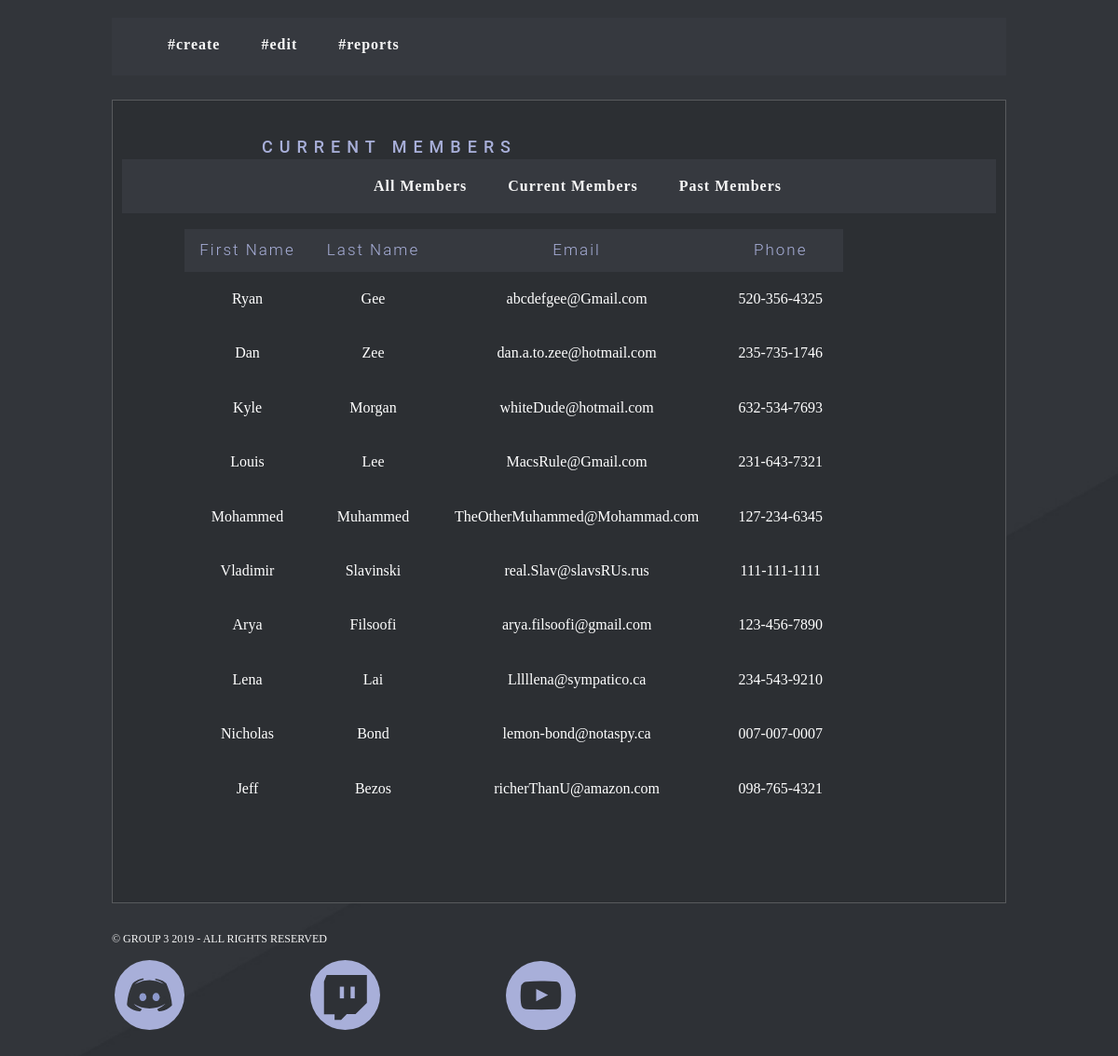
/view_currentMember.php, run on the app's committed database.
### tables this page shows
CREATE TABLE User (
  UserID INT(8) UNSIGNED NOT NULL AUTO_INCREMENT,
  UserName VARCHAR(24) NOT NULL,
  FirstName VARCHAR(24),
  MiddleName VARCHAR(24),
  LastName VARCHAR(24),
  StartDate DATE NOT NULL,
  ActiveStatus TINYINT(1) NOT NULL,
  PayStatus TINYINT(1) NOT NULL,
  Email VARCHAR(64),
  Phone VARCHAR(13),
  ChatStatus TINYINT(1) NOT NULL,
  DiscordTag VARCHAR(64),
  PRIMARY KEY (UserID)
);

### view_currentMember.php (the view)
<?php
	require 'head.php';
?>
<h1>Current Members</h1>
 <nav>
	 <ul>
		 <li><a href="view_currentMember.php?ActiveStatus=All">All Members</a></li>
		 <li><a href="view_currentMember.php?ActiveStatus=True">Current Members</a></li>
		 <li><a href="view_currentMember.php?ActiveStatus=False">Past Members</a></li>
	 </ul>
 </nav>
 <table>
	<th>First Name</th>
	<th>Last Name</th>
	<th>Email</th>
	<th>Phone</th>
<?php
	$where = $_GET['ActiveStatus'];
	if ($where == 'True'){
		$sql = "SELECT FirstName, LastName, Email, Phone FROM User WHERE ActiveStatus = '1' ORDER BY UserID";
	}else if($where == 'False'){
		$sql = "SELECT FirstName, LastName, Email, Phone FROM User WHERE ActiveStatus = '0' ORDER BY UserID";
	}else{
		$sql = "SELECT FirstName, LastName, Email, Phone
		FROM User ORDER BY ActiveStatus";
	}
	$result = mysqli_query($conn, $sql);
	foreach ($result as $row) {
			$FirstName = $row['FirstName'];
			$LastName = $row['LastName'];
			$Email = $row['Email'];
			$Phone = $row['Phone'];
			echo '
			<tr>
				<td>' . $FirstName . '</td>
				<td>' . $LastName . '</td>
				<td>' . $Email . '</td>
				<td>' . $Phone . '</td>
			</tr>';
		}
?>
</table>
<?php require 'footer.php'; ?>

### head.php (shortened to what this page needs)
<!DOCTYPE html>
<html lang="en">
<head>
	<link rel="stylesheet" href="https://use.fontawesome.com/releases/v5.8.1/css/all.css">
	<link rel="stylesheet" href="css/normalize.css">
	<link rel="stylesheet" href="css/main.css">
</head>
<body>
<header>
  <nav>
    <ul>
      <li><a class="border-link" href="http://localhost/CyberGrizzlies/CyberGrizzlies/landing.html">#create</a></li>
      <li><a class="border-link" href="update.php">#edit</a></li>
      <li><a class="border-link" href="#">#reports</a></li>
    </ul>
  </nav>
</header>
<main>

### footer.php
		</main>
		<footer>
			<p>&#xa9 group 3 2019 - all rights reserved</p>
			<ul>
				<li><a href="#"><img src="images/discord.svg" alt="discord icon" class="footer-icon" ></li>
				<li><a href="#"><img src="images/twitch.svg" alt="twitch icon" class="footer-icon" ></li>
				<li><a href="#"><img src="images/youtube.svg" alt="youtube icon" class="footer-icon" ></li>
			</ul>
		</footer>
	</body>
</html>

### css/main.css (style rules this page uses)
body { background-image: url(../images/wallpaper.jpg); background-repeat: no-repeat; background-attachment: fixed; background-size: cover; font-size: 100%; max-width: 1500px; margin: 0 auto; scroll-behavior: smooth; display: grid; grid-template-areas: "a a a a a a" "b b b b b b" "c c c c c c"; grid-template-rows: auto; grid-template-columns: 1fr 1fr 1fr 1fr 1fr 1fr; grid-row-gap: 10px; grid-column-gap: 10px; height: auto; margin: 4% auto; width: 960px; }
header { grid-area: a; padding: 3% auto; height: 20%; text-align: left; }
nav ul { display: block; position: static; width: auto; border: none; margin-top: -3%; background: #36393f; }
nav li { display: inline-block; padding: 20px; }
nav ul a { font-weight: 700; letter-spacing: 1px; text-decoration: none; color: #f6f6f6; }
.border-link::after { content: ''; display: block; width: 0; height: 3px; background: #f6f6f6; transition: width .4s; }
h1 { font-family: 'Roboto', sans-serif; font-weight: 500; letter-spacing: 7px; font-size: 18px; padding: 3% 3% 2% 3%; margin-top: 0%; color: #a8afd9; text-transform: uppercase; text-align: left; margin-left: 13%; }
main { grid-area: b; text-align: center; background: #2C2F33; padding: 12px 10px 92px 10px; border: 1px solid #c8c8c847; }
::placeholder { font-family: 'Roboto', sans-serif; font-weight: 300; letter-spacing: 2px; text-align: left; font-size: 16px; color: #a8afd9; }
table { background-color: #2c2f33; width: 806px; margin: auto; padding: 0%; display: inline-grid; height: auto; }
td, th { border: 1px solid #ddd; padding: 19px; color: white; width: 95px; border: none; }
th { font-family: 'Roboto', sans-serif; font-weight: 300; letter-spacing: 2px; text-align: left; font-size: 17px; padding: 12px; color: #a8afd9; background: #36393f; outline: 1px solid #36393f; text-align: center; }
footer { grid-area: c; margin-top: 1% }
footer p { color: #f6f6f6; font-size: 12px; text-transform: uppercase; }
footer ul { display: block; position: static; width: auto; margin-left: 6%; }
footer li { display: inline-block; padding: 0px; margin-left: -11%; }
footer ul a { letter-spacing: 1px; text-decoration: none; }
.footer-icon { width: 25%; }

### data on the page
user: FirstName "Ryan", LastName "Gee", Email "abcdefgee@Gmail.com", Phone "520-356-4325"
user: FirstName "Dan", LastName "Zee", Email "dan.a.to.zee@hotmail.com", Phone "235-735-1746"
user: FirstName "Kyle", LastName "Morgan", Email "whiteDude@hotmail.com", Phone "632-534-7693"
user: FirstName "Louis", LastName "Lee", Email "MacsRule@Gmail.com", Phone "231-643-7321"
user: FirstName "Mohammed", LastName "Muhammed", Email "TheOtherMuhammed@Mohammad.com", Phone "127-234-6345"
user: FirstName "Vladimir", LastName "Slavinski", Email "real.Slav@slavsRUs.rus", Phone "111-111-1111"
user: FirstName "Arya", LastName "Filsoofi", Email "arya.filsoofi@gmail.com", Phone "123-456-7890"
user: FirstName "Lena", LastName "Lai", Email "Lllllena@sympatico.ca", Phone "234-543-9210"
user: FirstName "Nicholas", LastName "Bond", Email "lemon-bond@notaspy.ca", Phone "007-007-0007"
user: FirstName "Jeff", LastName "Bezos", Email "richerThanU@amazon.com", Phone "098-765-4321"
